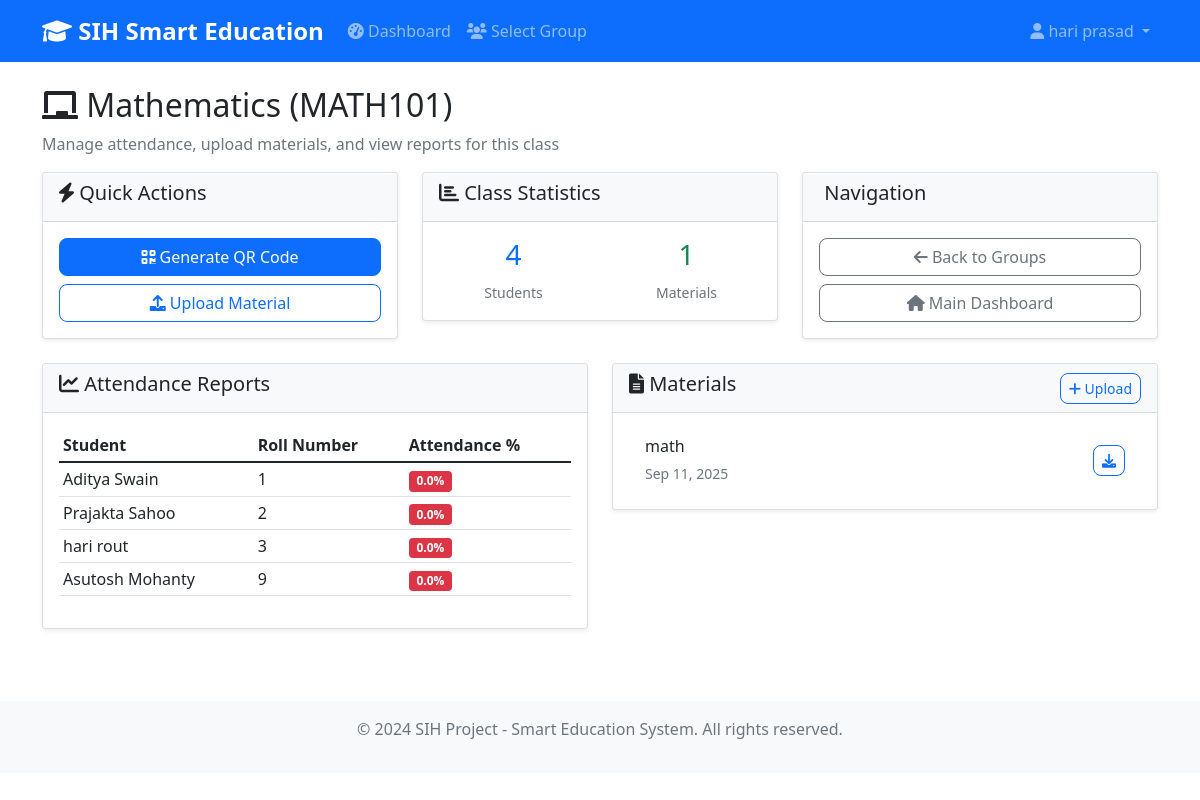
Screenshot of /teachers/group/1/ (signed in) with the database file from the repository.
### teachers/models.py (models this page shows, shortened)
class Subject(models.Model):
    name = models.CharField(max_length=100)
    code = models.CharField(max_length=10, unique=True)
    teacher = models.ForeignKey(Teacher, on_delete=models.CASCADE, related_name='subjects')

### students/models.py (models this page shows, shortened)
class Student(models.Model):
    user = models.OneToOneField(User, on_delete=models.CASCADE)
    roll_number = models.CharField(max_length=20, unique=True)
    attendance_percentage = models.FloatField(default=0.0)
    interests = models.TextField(blank=True, help_text="Comma-separated interests for AI recommendations")
    branch = models.ForeignKey('admins.Branch', on_delete=models.SET_NULL, null=True, blank=True)
    degree = models.ForeignKey('admins.Degree', on_delete=models.SET_NULL, null=True, blank=True)
    group = models.ForeignKey('admins.Group', on_delete=models.SET_NULL, null=True, blank=True)
    created_at = models.DateTimeField(auto_now_add=True)

### core/models.py (models this page shows, shortened)
class Material(models.Model):
    title = models.CharField(max_length=200)
    file = models.FileField(upload_to='materials/')
    subject = models.ForeignKey('teachers.Subject', on_delete=models.CASCADE)
    uploaded_by = models.ForeignKey('teachers.Teacher', on_delete=models.CASCADE)
    upload_date = models.DateTimeField(auto_now_add=True)
    description = models.TextField(blank=True)

### teachers/views.py (the view)
# urls.py: path('group/<int:subject_id>/', views.group_dashboard, name='group_dashboard'),
@login_required
def group_dashboard(request, subject_id):
    if not hasattr(request.user, 'teacher'):
        messages.error(request, 'Access denied.')
        return redirect('core:dashboard')
    subject = get_object_or_404(Subject, id=subject_id, teacher=request.user.teacher)
    teacher = request.user.teacher
    from students.models import Student
    assignment = GroupSubjectAssignment.objects.filter(subject_id=subject_id, teacher=request.user.teacher).select_related('group').first()
    if assignment:
        students = Student.objects.filter(group=assignment.group)
    else:
        students = Student.objects.all()
    attendance_reports = []
    for student in students:
        percentage = calculate_attendance_percentage(student, subject)
        attendance_reports.append({
            'student': student,
            'percentage': percentage
        })
    materials = Material.objects.filter(subject=subject, uploaded_by=teacher).order_by('-upload_date')
    context = {
        'subject': subject,
        'teacher': teacher,
        'students': students,
        'attendance_reports': attendance_reports,
        'materials': materials,
    }
    return render(request, 'teachers/group_dashboard.html', context)

### core/utils.py (called while the page is built)
def calculate_attendance_percentage(student, subject=None):
    if subject:
        total_classes = Attendance.objects.filter(student=student, subject=subject).count()
        present_classes = Attendance.objects.filter(student=student, subject=subject, is_present=True).count()
    else:
        total_classes = Attendance.objects.filter(student=student).count()
        present_classes = Attendance.objects.filter(student=student, is_present=True).count()
    if total_classes == 0:
        return 0.0
    return round((present_classes / total_classes) * 100, 2)

### templates/teachers/group_dashboard.html (shortened to what this page needs)
{% extends 'base.html' %}
{% block content %}
<div class="row">
    <div class="col-12">
        <h2><i class="fas fa-chalkboard"></i> {{ subject.name }} ({{ subject.code }})</h2>
        <p class="text-muted">Manage attendance, upload materials, and view reports for this class</p>
    </div>
</div>
<div class="row">
    <div class="col-md-6 col-lg-4 mb-4">
        <div class="card">
            <div class="card-header">
                <h5><i class="fas fa-bolt"></i> Quick Actions</h5>
            </div>
            <div class="card-body">
                <div class="d-grid gap-2">
                    <a href="{% url 'teachers:generate_qr' subject.id %}" class="btn btn-primary">
                        <i class="fas fa-qrcode"></i> Generate QR Code
                    </a>
                    <a href="{% url 'teachers:upload_material' subject.id %}" class="btn btn-outline-primary">
                        <i class="fas fa-upload"></i> Upload Material
                    </a>
                </div>
            </div>
        </div>
    </div>
    <div class="col-md-6 col-lg-4 mb-4">
        <div class="card">
            <div class="card-header">
                <h5><i class="fas fa-chart-bar"></i> Class Statistics</h5>
            </div>
            <div class="card-body">
                <div class="row text-center">
                    <div class="col-6">
                        <h3 class="text-primary">{{ students.count }}</h3>
                        <small class="text-muted">Students</small>
                    </div>
                    <div class="col-6">
                        <h3 class="text-success">{{ materials.count }}</h3>
                        <small class="text-muted">Materials</small>
                    </div>
                </div>
            </div>
        </div>
    </div>
    <div class="col-md-6 col-lg-4 mb-4">
        <div class="card">
            <div class="card-header">
                <h5> Navigation</h5>
            </div>
            <div class="card-body">
                <div class="d-grid gap-2">
                    <a href="{% url 'teachers:group_selection' %}" class="btn btn-outline-secondary">
                        <i class="fas fa-arrow-left"></i> Back to Groups
                    </a>
                    <a href="{% url 'teachers:dashboard' %}" class="btn btn-outline-secondary">
                        <i class="fas fa-home"></i> Main Dashboard
                    </a>
                </div>
            </div>
        </div>
    </div>
</div>
<div class="row">
    <div class="col-md-6 mb-4">
        <div class="card">
            <div class="card-header">
                <h5><i class="fas fa-chart-line"></i> Attendance Reports</h5>
            </div>
            <div class="card-body">
                {% if attendance_reports %}
                <div class="table-responsive">
                    <table class="table table-sm">
                        <thead>
                            <tr>
                                <th>Student</th>
                                <th>Roll Number</th>
                                <th>Attendance %</th>
                            </tr>
                        </thead>
                        <tbody>
                            {% for report in attendance_reports %}
                            <tr>
                                <td>{{ report.student.user.get_full_name|default:report.student.user.username }}</td>
                                <td>{{ report.student.roll_number }}</td>
                                <td>
                                    <span class="badge
                                        {% if report.percentage >= 75 %}bg-success
                                        {% elif report.percentage >= 50 %}bg-warning
                                        {% else %}bg-danger{% endif %}">
                                        {{ report.percentage }}%
                                    </span>
                                </td>
                            </tr>
                            {% endfor %}
                        </tbody>
                    </table>
                </div>
                {% else %}
                <p class="text-muted">No attendance data available.</p>
                {% endif %}
            </div>
        </div>
    </div>
    <div class="col-md-6 mb-4">
        <div class="card">
            <div class="card-header d-flex justify-content-between align-items-center">
                <h5><i class="fas fa-file-alt"></i> Materials</h5>
                <a href="{% url 'teachers:upload_material' subject.id %}" class="btn btn-sm btn-outline-primary">
                    <i class="fas fa-plus"></i> Upload
                </a>
            </div>
            <div class="card-body">
                {% if materials %}
                <div class="list-group list-group-flush">
                    {% for material in materials %}
                    <div class="list-group-item d-flex justify-content-between align-items-center">
                        <div>
                            <h6 class="mb-1">{{ material.title }}</h6>
                            <small class="text-muted">{{ material.upload_date|date:"M d, Y" }}</small>
                        </div>
                        <div>
                            <a href="{{ material.file.url }}" class="btn btn-sm btn-outline-primary" target="_blank">
                                <i class="fas fa-download"></i>
                            </a>
                        </div>
                    </div>
                    {% endfor %}
                </div>
                {% else %}
                <p class="text-muted">No materials uploaded yet.</p>
                {% endif %}
            </div>
        </div>
    </div>
</div>
{% endblock %}

### templates/base.html (shortened to what this page needs)
<!DOCTYPE html>
<html lang="en">
<head>
    <link href="https://cdn.jsdelivr.net/npm/bootstrap@5.1.3/dist/css/bootstrap.min.css" rel="stylesheet">
    <link href="https://cdnjs.cloudflare.com/ajax/libs/font-awesome/6.0.0/css/all.min.css" rel="stylesheet">
    {% load static %}
    <link href="{% static 'css/custom.css' %}" rel="stylesheet">
</head>
<body>
    <nav class="navbar navbar-expand-lg navbar-dark bg-primary">
        <div class="container">
            <a class="navbar-brand" href="{% url 'core:dashboard' %}">
                <i class="fas fa-graduation-cap"></i> SIH Smart Education
            </a>
            <div class="collapse navbar-collapse" id="navbarNav">
                <ul class="navbar-nav me-auto">
                    {% if user.is_authenticated %}
                        <li class="nav-item">
                            <a class="nav-link" href="{% url 'core:dashboard' %}">
                                <i class="fas fa-tachometer-alt"></i> Dashboard
                            </a>
                        </li>
                        {% if user.student %}
                            <li class="nav-item">
                                <a class="nav-link" href="{% url 'students:materials_list' %}">
                                    <i class="fas fa-file-alt"></i> Materials
                                </a>
                            </li>
                            <li class="nav-item">
                                <a class="nav-link" href="{% url 'students:scan_qr' %}">
                                    <i class="fas fa-qrcode"></i> Scan QR
                                </a>
                            </li>
                        {% elif user.teacher %}
                            <li class="nav-item">
                                <a class="nav-link" href="{% url 'teachers:group_selection' %}">
                                    <i class="fas fa-users"></i> Select Group
                                </a>
                            </li>
                        {% endif %}
                    {% endif %}
                </ul>
                <ul class="navbar-nav">
                    {% if user.is_authenticated %}
                        <li class="nav-item dropdown">
                            <a class="nav-link dropdown-toggle" href="#" id="navbarDropdown" role="button" data-bs-toggle="dropdown">
                                <i class="fas fa-user"></i> {{ user.get_full_name|default:user.username }}
                            </a>
                        </li>
                    {% endif %}
                </ul>
            </div>
        </div>
    </nav>
    <main class="container mt-4">
        {% block content %}
        {% endblock %}
    </main>
    <footer class="bg-light text-center text-muted py-3 mt-5">
        <div class="container">
            <p>&copy; 2024 SIH Project - Smart Education System. All rights reserved.</p>
        </div>
    </footer>
</body>
</html>

### static/css/custom.css (style rules this page uses)
:root { --primary-color: #007bff; --secondary-color: #6c757d; --success-color: #28a745; --warning-color: #ffc107; --danger-color: #dc3545; --info-color: #17a2b8; --light-color: #f8f9fa; --dark-color: #343a40; }
.card { transition: transform 0.2s ease-in-out, box-shadow 0.2s ease-in-out; }
.btn { border-radius: 8px; font-weight: 500; transition: all 0.2s ease-in-out; }
.navbar-brand { font-weight: 700; font-size: 1.5rem; }
.navbar-nav .nav-link { font-weight: 500; transition: color 0.2s ease-in-out; }

### templates/base.html (style rules this page uses)
.navbar-brand { font-weight: bold; }
.card { box-shadow: 0 0.125rem 0.25rem rgba(0, 0, 0, 0.075); border: 1px solid rgba(0, 0, 0, 0.125); }
.card-header { background-color: #f8f9fa; border-bottom: 1px solid rgba(0, 0, 0, 0.125); }

### rows the page displays
Subject: name "Mathematics", code "MATH101"
Student: student.user.get_full_name "Aditya Swain", student.roll_number "1", percentage "0.0"
Student: student.user.get_full_name "Prajakta Sahoo", student.roll_number "2", percentage "0.0"
Student: student.user.get_full_name "hari rout", student.roll_number "3", percentage "0.0"
Student: student.user.get_full_name "Asutosh Mohanty", student.roll_number "9", percentage "0.0"
Material: title "math", upload_date "Sep 11, 2025"

### other values shown
{{ user.get_full_name|default:user.username }} "hari prasad"
{{ students.count }} "4"
{{ materials.count }} "1"
